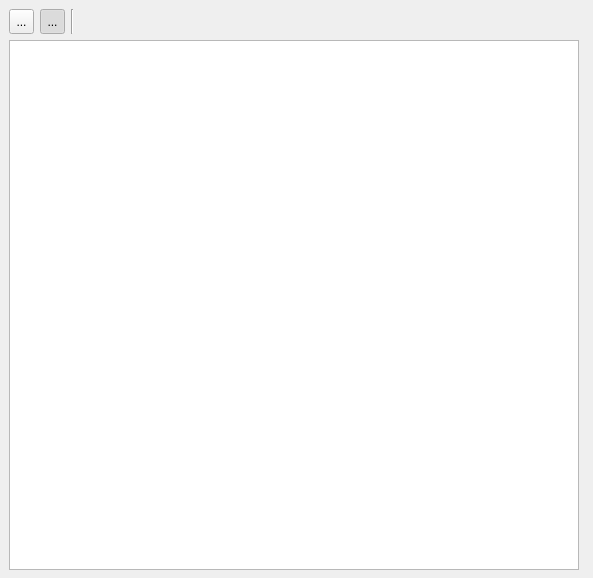
<ui version="4.0" >
 <class>Main</class>
 <widget class="QDialog" name="Main" >
  <property name="geometry" >
   <rect>
    <x>0</x>
    <y>0</y>
    <width>593</width>
    <height>578</height>
   </rect>
  </property>
  <property name="windowTitle" >
   <string>Dialog</string>
  </property>
  <widget class="QWidget" name="" >
   <property name="geometry" >
    <rect>
     <x>9</x>
     <y>9</y>
     <width>570</width>
     <height>561</height>
    </rect>
   </property>
   <layout class="QVBoxLayout" >
    <item>
     <layout class="QHBoxLayout" >
      <item>
       <widget class="QToolButton" name="play" >
        <property name="minimumSize" >
         <size>
          <width>25</width>
          <height>25</height>
         </size>
        </property>
        <property name="text" >
         <string>...</string>
        </property>
        <property name="icon" >
         <iconset resource="icons.qrc" >:/icons/player_play.svg</iconset>
        </property>
        <property name="checkable" >
         <bool>true</bool>
        </property>
        <property name="checked" >
         <bool>false</bool>
        </property>
        <property name="autoExclusive" >
         <bool>true</bool>
        </property>
       </widget>
      </item>
      <item>
       <widget class="QToolButton" name="pause" >
        <property name="minimumSize" >
         <size>
          <width>25</width>
          <height>25</height>
         </size>
        </property>
        <property name="text" >
         <string>...</string>
        </property>
        <property name="icon" >
         <iconset resource="icons.qrc" >:/icons/player_pause.svg</iconset>
        </property>
        <property name="checkable" >
         <bool>true</bool>
        </property>
        <property name="checked" >
         <bool>true</bool>
        </property>
        <property name="autoExclusive" >
         <bool>true</bool>
        </property>
       </widget>
      </item>
      <item>
       <widget class="Line" name="line" >
        <property name="orientation" >
         <enum>Qt::Vertical</enum>
        </property>
       </widget>
      </item>
      <item>
       <spacer>
        <property name="orientation" >
         <enum>Qt::Horizontal</enum>
        </property>
        <property name="sizeHint" >
         <size>
          <width>491</width>
          <height>20</height>
         </size>
        </property>
       </spacer>
      </item>
     </layout>
    </item>
    <item>
     <widget class="QGraphicsView" name="view" />
    </item>
   </layout>
  </widget>
 </widget>
 <resources>
  <include location="icons.qrc" />
 </resources>
 <connections/>
</ui>
